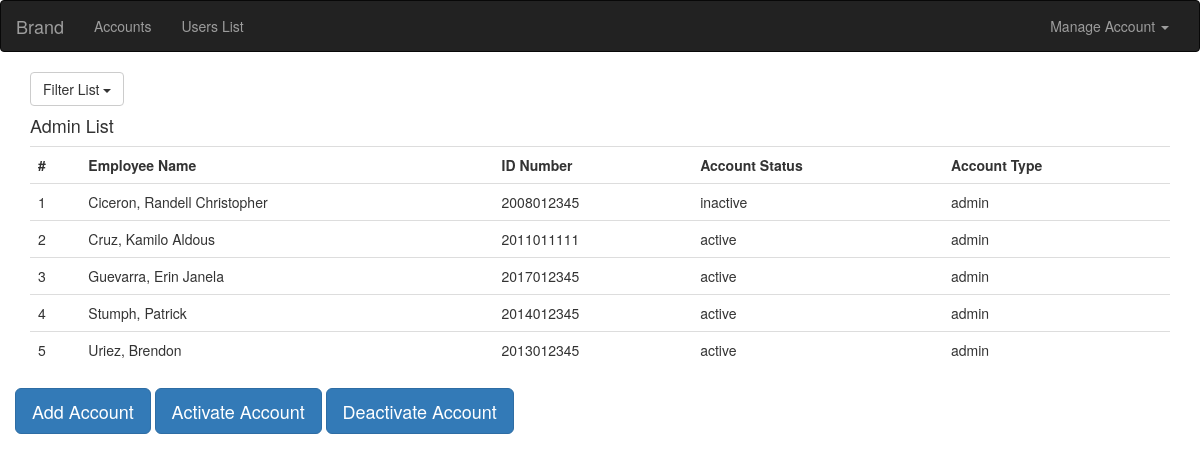
The page /view/admin/index.php?users=admin (signed in) on the database its author committed.
### tables this page shows
CREATE TABLE IF NOT EXISTS `wt_admin` (
`adminID` int(11) NOT NULL,
  `accountID` int(11) NOT NULL,
  `idnum` varchar(20) NOT NULL,
  `lname` varchar(50) NOT NULL,
  `fname` varchar(100) NOT NULL,
  `mname` varchar(50) NOT NULL,
  `email` varchar(100) NOT NULL
);

CREATE TABLE IF NOT EXISTS `wt_accounts` (
`accountID` int(11) NOT NULL,
  `username` varchar(25) NOT NULL,
  `password` varchar(100) NOT NULL,
  `accountType` enum('admin','user','employee') NOT NULL,
  `status` enum('active','inactive') NOT NULL,
  `setQ` tinyint(1) NOT NULL
);

### model/model.php (the view, shortened to what this page needs)
<?php
    function admin_list() {
        global $con;
        $query_admin = "SELECT wt_admin.accountID, wt_admin.lname, wt_admin.fname, wt_admin.idnum,
                wt_accounts.accountID, wt_accounts.status, wt_accounts.accountType
                FROM wt_admin, wt_accounts WHERE wt_admin.accountID = wt_accounts.accountID ORDER BY wt_admin.lname";
        $result = mysqli_query($con, $query_admin);
        $i = 0;
        while($row = mysqli_fetch_array($result)) {
            $i = $i + 1;
            $lname = $row['lname'];
            $fname = $row['fname'];
            $idnum = $row['idnum'];
            $status = $row['status'];
            $atype = $row['accountType'];
            $fullname = $lname.", ".$fname;
            echo "<tr>
                    <td>".$i."</td>
                    <td>".$fullname."</td>
                    <td>".$idnum."</td>
                    <td>".$status."</td>
                    <td>".$atype."</td>
                </tr>";
        }
    }
?>

### rows shown on the page
wt_admin: fullname "Ciceron, Randell Christopher", idnum "2008012345", accountID.status "inactive", accountID.accountType "admin"
wt_admin: fullname "Cruz, Kamilo Aldous", idnum "2011011111", accountID.status "active", accountID.accountType "admin"
wt_admin: fullname "Guevarra, Erin Janela", idnum "2017012345", accountID.status "active", accountID.accountType "admin"
wt_admin: fullname "Stumph, Patrick", idnum "2014012345", accountID.status "active", accountID.accountType "admin"
wt_admin: fullname "Uriez, Brendon", idnum "2013012345", accountID.status "active", accountID.accountType "admin"
